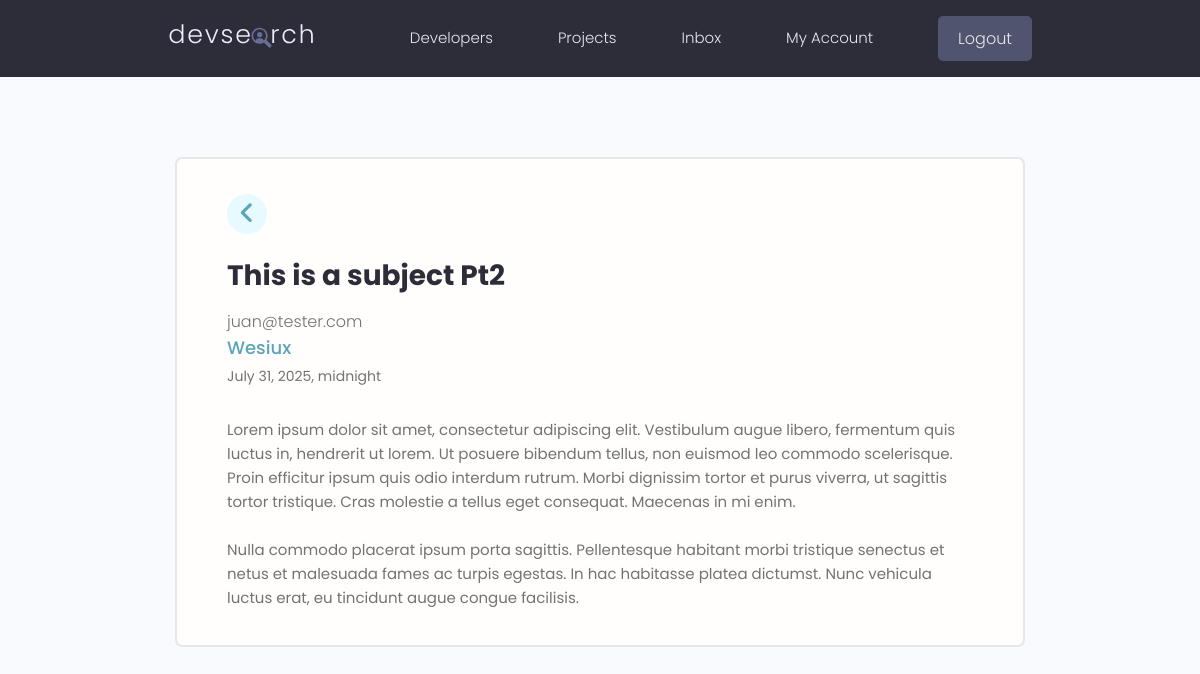
The app's page /message/2591e161-6018-4bcc-bbdd-4b91b6f425f5/ (signed in) with its own data.
### users/models.py (models this page shows, shortened)
class Message(models.Model):
    sender = models.ForeignKey(Profile, on_delete=models.SET_NULL, null=True, blank=True)
    recipient = models.ForeignKey(Profile, on_delete=models.SET_NULL, null=True, blank=True, related_name="messages")
    name = models.CharField(max_length=150, null=True, blank=True)
    email = models.EmailField(max_length=254, null=True, blank=True)
    subject = models.CharField(max_length=200, null=True, blank=True)
    body = models.TextField()
    is_read = models.BooleanField(default=False, null=True, blank=True)
    created = models.DateTimeField(auto_now_add=True)
    id = models.UUIDField(default=uuid.uuid4, unique=True,
                            primary_key=True, editable=False)
    class Meta:
        ordering = ['is_read', '-created']

### users/views.py (the view)
# urls.py: path('message/<str:pk>/', views.viewMessage, name="message"),
@login_required(login_url='login')
def viewMessage(request, pk):
    profile = request.user.profile
    messageRequest = profile.messages.get(id=pk)
    if messageRequest.is_read == False:
        messageRequest.is_read = True
        messageRequest.save()
    context = {'messageRequest': messageRequest}
    return render(request, 'users/message.html', context)

### users/templates/users/message.html
{% extends "main.html" %}
{% block content %}
<main class="messagePage my-xl">
<div class="content-box">
  <div class="message">
    <a class="backButton" href="{% url "inbox" %}"><i class="fas fa-angle-left" style="font-size: 2.5rem;"></i></a>
    <h2 class="message__subject">{{ messageRequest.subject }}</h4>
      <p class="message__body">{{ messageRequest.email }}</p>
      <a href= {% if messageRequest.sender %} "{% url "user-profile" messageRequest.sender.id %}" {% else %} "" {% endif %} class="message__author">
        {{ messageRequest.name }}</a>
      <p class="message__date">{{ messageRequest.created }}</p>
      <div class="message__body">
        {{ messageRequest.body|linebreaksbr }}
      </div>
    </div>
  </div>
</main>
{% endblock content %}

### static/styles/app.css (style rules this page uses)
:root { --color-sub: #2d2d39; }
.content-box { width: 95%; max-width: 85rem; margin: 0 auto; }
.message { padding: 2.5rem 0; }
.message > a { display: flex; gap: 1rem; }
.message__author, .message__date { flex-basis: 25%; }
.message__subject { flex-basis: 50%; }
.message__date { text-align: right; }
.messagePage .message { list-style: none; background: var(--color-white); padding: 3.5rem 5rem; border: 2px solid var(--color-light); border-radius: 0.7rem; }
.messagePage .message__subject { font-size: 2.8rem; color: var(--color-sub); margin-bottom: 1rem; margin-top: 2rem; }
.messagePage .message__author { font-size: 1.8rem; font-weight: 500; }
.messagePage .message__date { font-size: 1.4rem; font-weight: 400; text-align: left; margin-bottom: 3rem; }
.backButton { background: var(--color-main-light); color: var(--color-main); width: 4rem; height: 4rem; display: flex; align-items: center; justify-content: center; border-radius: 50%; }
.backButton i { font-size: 1.8rem; }

### static/uikit/styles/modules/_variables.css (style rules this page uses)
:root { --color-main: #5aa5b9; --color-main-light: #e6faff; --color-sub: #3f4156; --color-sub-light: #51546e; --color-sub-lighter: #ededfd; --color-text: #737373; --color-gray: #8b8b8b; --color-light: #e5e7eb; --color-light-gray: #767676; --color-bg: #f8fafd; --color-white: #fffefd; --color-white-light: #f3f3f3; --color-success: #359e64; --color-success-bg: #def8e8; --color-error: #fc4b0b; --color-error-bg: #fff2ee; --font-base: 'Poppins', arial, helvetica, 'Segoe UI', roboto, ubuntu, sans-serif; --font-monospace: 'Fira Code', 'Courier New', courier, monospace; --font-regular: 300; --font-medium: 500; --font-bold: 700; --generic-shadow: 1px 1px 5px #00000010; --generic-transition: all 0.3s ease-in-out; }

### static/uikit/styles/modules/_base.css (style rules this page uses)
* { margin: 0; padding: 0; box-sizing: border-box; text-rendering: optimizeLegibility; color: inherit; font-size: inherit; }
html { font-size: 50%; }
@media only screen and (min-width: 480px) { html { font-size: 56.25%; } }
@media only screen and (min-width: 1200px) { html { font-size: 62.5%; } }
body { line-height: 1.6; font-weight: 400; font-size: 1.5rem; color: var(--color-text); background-color: var(--color-bg); min-height: 100vh; }

### static/uikit/styles/modules/_typography.css (style rules this page uses)
* { font-family: var(--font-base); }
h2 { font-size: 3.6rem; font-weight: var(--font-bold); }
p, span, strong { font-size: 1.6rem; color: var(--color-text); font-weight: var(--font-regular); }
a { padding-bottom: 2px; text-decoration: none; display: inline-block; color: var(--color-main); font-weight: var(--font-medium); }

### static/uikit/styles/modules/_utilities.css (style rules this page uses)
.my-xl { margin: 8rem auto; }

### records on screen
Message: subject "This is a subject Pt2", email "juan@tester.com", name "Wesiux", created "July 31, 2025, midnight", body "Lorem ipsum dolor sit amet, consectetur adipiscing elit. Vestibulum augue libero, fermentum quis luctus in, hendrerit ut lorem. Ut posuere bibendum tellus, non euismod leo commodo scelerisque. Proin efficitur ipsum quis odio interdum rutrum. Morbi dignissim tortor et purus viverra, ut sagittis tortor tristique. Cras molestie a tellus eget consequat. Maecenas in mi enim. Nulla commodo placerat ipsum porta sagittis. Pellentesque habitant morbi tristique senectus et netus et malesuada fames ac turpis egestas. In hac habitasse platea dictumst. Nunc vehicula luctus erat, eu tincidunt augue congue facilisis."
